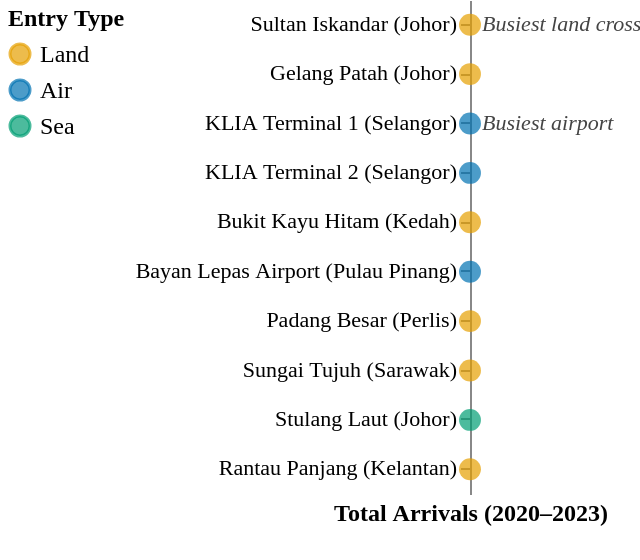

Write a Vega-Lite specification for this figure.
### Vega-Lite specification from a JSON file in a GitHub repository (floating-point values rounded to 4 significant figures)
{"$schema": "https://vega.github.io/schema/vega-lite/v5.json", "width": "container", "height": 280, "autosize": "fit", "padding": {"top": 0, "bottom": 0, "left": 0, "right": 20}, "data": {"values": [{"poe": "Bangunan Sultan Iskandar", "total_arrivals": 17451455, "state": "Johor", "type": "Land", "poe_short": "Sultan Iskandar", "poe_label": "Sultan Iskandar (Johor)"}, {"poe": "Gelang Patah", "total_arrivals": 8246089, "state": "Johor", "type": "Land", "poe_short": "Gelang Patah", "poe_label": "Gelang Patah (Johor)"}, {"poe": "LTA Kuala Lumpur Terminal 1", "total_arrivals": 6781264, "state": "Selangor", "type": "Air", "poe_short": "KLIA Terminal 1", "poe_label": "KLIA Terminal 1 (Selangor)"}, {"poe": "LTA Kuala Lumpur Terminal 2", "total_arrivals": 4689606, "state": "Selangor", "type": "Air", "poe_short": "KLIA Terminal 2", "poe_label": "KLIA Terminal 2 (Selangor)"}, {"poe": "Bukit Kayu Hitam", "total_arrivals": 1679135, "state": "Kedah", "type": "Land", "poe_short": "Bukit Kayu Hitam", "poe_label": "Bukit Kayu Hitam (Kedah)"}, {"poe": "LTA Bayan Lepas", "total_arrivals": 1453767, "state": "Pulau Pinang", "type": "Air", "poe_short": "Bayan Lepas Airport", "poe_label": "Bayan Lepas Airport (Pulau Pinang)"}, {"poe": "Padang Besar", "total_arrivals": 1206475, "state": "Perlis", "type": "Land", "poe_short": "Padang Besar", "poe_label": "Padang Besar (Perlis)"}, {"poe": "Sungai Tujuh", "total_arrivals": 739512, "state": "Sarawak", "type": "Land", "poe_short": "Sungai Tujuh", "poe_label": "Sungai Tujuh (Sarawak)"}, {"poe": "Stulang Laut", "total_arrivals": 497780, "state": "Johor", "type": "Sea", "poe_short": "Stulang Laut", "poe_label": "Stulang Laut (Johor)"}, {"poe": "Rantau Panjang", "total_arrivals": 476973, "state": "Kelantan", "type": "Land", "poe_short": "Rantau Panjang", "poe_label": "Rantau Panjang (Kelantan)"}]}, "layer": [{"mark": {"type": "rule", "strokeWidth": 1.5}, "encoding": {"y": {"field": "poe_label", "type": "nominal", "sort": "-x", "axis": {"title": null, "labelFont": "DM Sans", "labelFontSize": 11, "labelLimit": 250, "grid": false}}, "x": {"field": "total_arrivals", "type": "quantitative", "scale": {"zero": true}, "axis": {"title": "Total Arrivals (2020–2023)", "format": ".2s", "labelFont": "DM Sans", "labelFontSize": 11, "titleFont": "DM Sans", "titleFontSize": 12, "grid": false}}, "x2": {"datum": 0}, "color": {"field": "type", "type": "nominal", "scale": {"domain": ["Land", "Air", "Sea"], "range": ["#E69F00", "#0072B2", "#009E73"]}}}}, {"mark": {"type": "point", "filled": true, "size": 120}, "encoding": {"y": {"field": "poe_label", "type": "nominal", "sort": "-x"}, "x": {"field": "total_arrivals", "type": "quantitative"}, "color": {"field": "type", "type": "nominal", "scale": {"domain": ["Land", "Air", "Sea"], "range": ["#E69F00", "#0072B2", "#009E73"]}, "legend": {"title": "Entry Type", "orient": "left", "offset": 0, "padding": 4, "labelFont": "DM Sans", "labelFontSize": 12, "titleFont": "DM Sans", "titleFontSize": 12}}, "tooltip": [{"field": "poe", "type": "nominal", "title": "Point of Entry"}, {"field": "state", "type": "nominal", "title": "State"}, {"field": "type", "type": "nominal", "title": "Entry Type"}, {"field": "total_arrivals", "type": "quantitative", "title": "Total Arrivals", "format": ","}]}}, {"mark": {"type": "text", "align": "left", "dx": 6, "dy": 0, "fontSize": 11, "fontStyle": "italic", "font": "DM Sans", "color": "#444444"}, "data": {"values": [{"poe_label": "Sultan Iskandar (Johor)", "total_arrivals": 17451455, "label": "Busiest land crossing"}, {"poe_label": "KLIA Terminal 1 (Selangor)", "total_arrivals": 6781264, "label": "Busiest airport"}]}, "encoding": {"y": {"field": "poe_label", "type": "nominal", "sort": "-x"}, "x": {"field": "total_arrivals", "type": "quantitative"}, "text": {"field": "label", "type": "nominal"}}}], "config": {"background": "transparent", "view": {"stroke": "transparent"}}}
